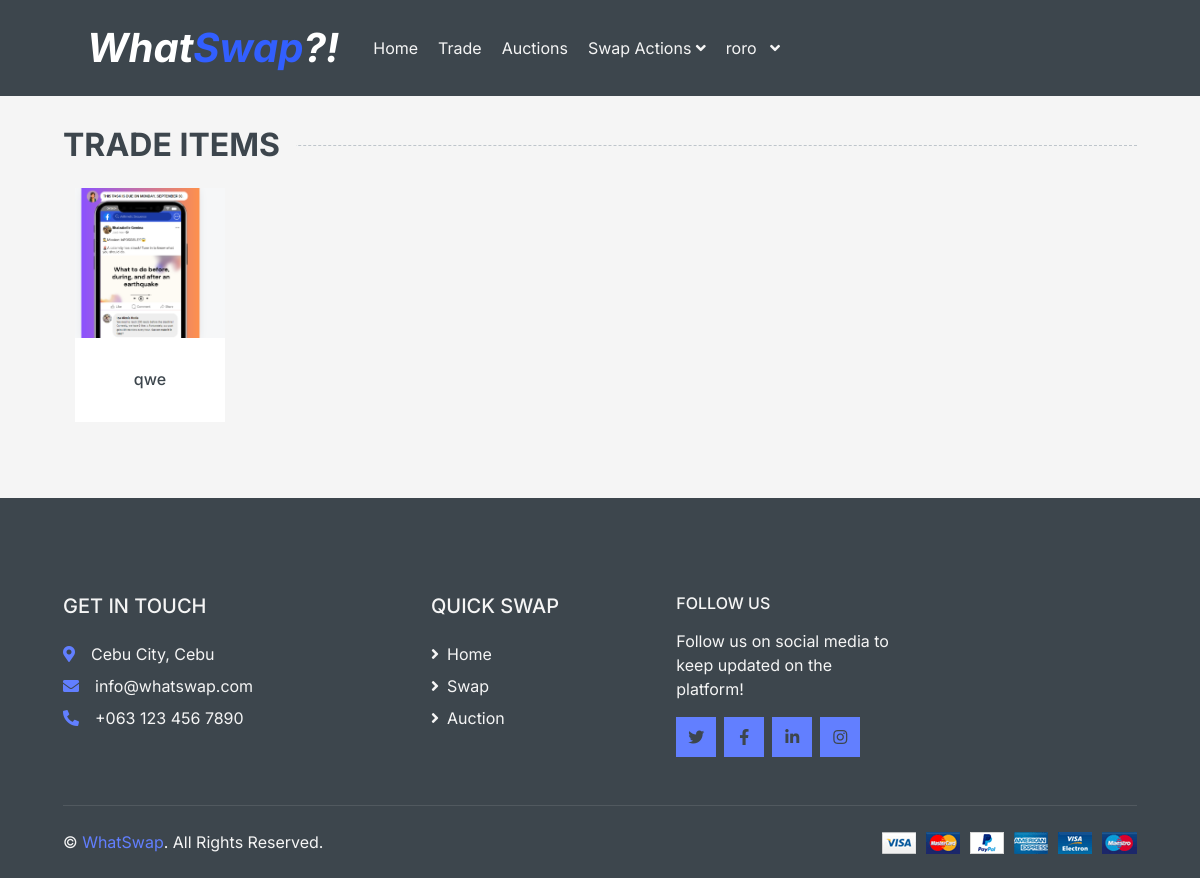
Page /trades/select_item/ (signed in) on the earlier database version.
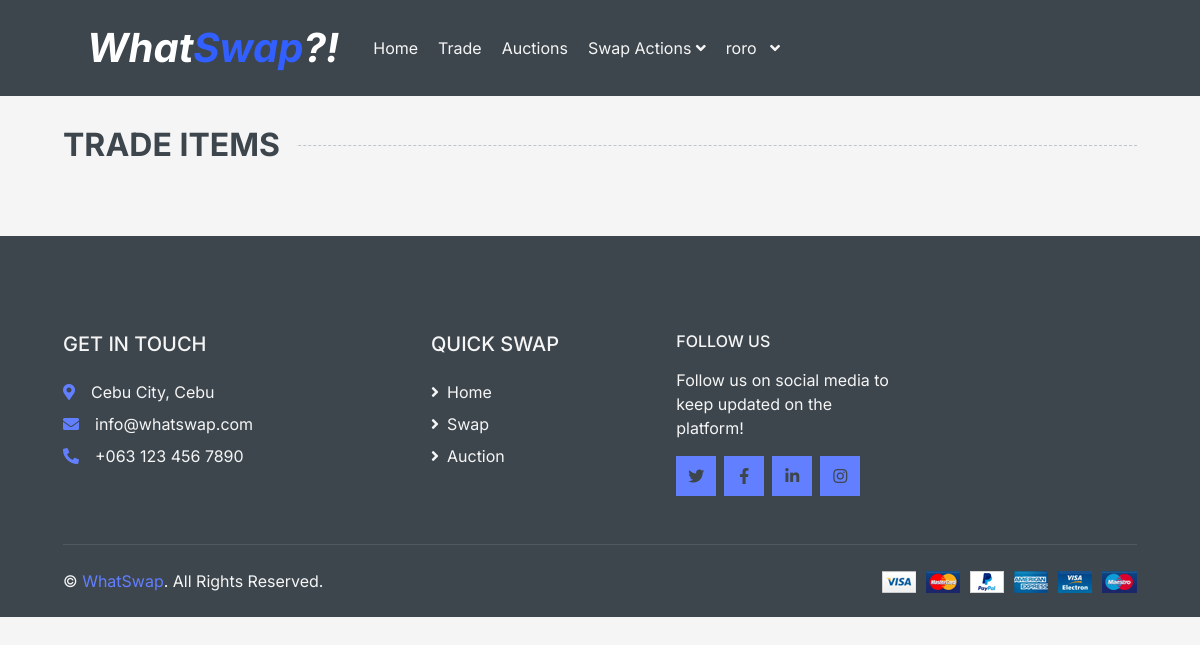
Same page on the later database version.
### main/models.py (models this page shows, shortened)
class Item(models.Model):
    owner = models.ForeignKey(User, on_delete=models.CASCADE,null=True, blank = True)
    item_name = models.CharField(max_length=100)
    item_desc = models.TextField(max_length=1000)
    image_url = models.ImageField(upload_to="images/items/", default="images/default_item.jpg")
    created_at = models.DateTimeField(auto_now_add=True)

### main/views.py (the view)
# urls.py: path('trades/select_item/', views.select_item, name ='select_item'),
def select_item(request):
    offers = Offer.objects.filter(author=request.user)
    ritems = Item.objects.filter(owner=request.user.id)
    ditems = []
    items = []
    for d in offers:
        ditems.append(d.offer_item)
    for i in ritems:
        if i not in ditems:
            items.append(i)
    for o in offers:
        if (o.offer_status != "STANDBY" and o.offer_status != "PENDING") and o.author == request.user.id and o.offer_item not in items:
            items.append(o.offer_item)
    return render(request,"trading/select_item.html",{'items':items})

### templates/trading/select_item.html (shortened to what this page needs)
<!DOCTYPE html>
<html lang="en">
<head>
    <link href="https://cdn.jsdelivr.net/npm/bootstrap@5.3.3/dist/css/bootstrap.min.css" rel="stylesheet">
    {% include "common/head.html"%}
</head>
<body>
    {% include "common/navbar.html"%}
    <div class="container-fluid">
        <h2 class="section-title position-relative text-uppercase mx-xl-5 mb-4"><span class="bg-secondary pr-3">TRADE ITEMS</span></h2>
        <div class="row px-xl-5">
            <div style="display: grid; grid-template-columns: repeat(5, 1fr); column-gap: 0;">
                {% for item in items %}
                    {% include "trading/item_preview.html" %}
                {% endfor %}
            </div>
        </div>
    </div>
{% include 'common/foot.html' %}
</body>
</html>

### templates/trading/item_preview.html (shortened to what this page needs)
<div class="col-lg-10 col-md-10 col-sm-2 pb-1" onclick="window.location.href = '/trades/trade_create/{{item.pk}}'">
    <div class="product-item bg-light mb-4">
        <div class="product-img position-relative overflow-hidden">
            <div style="width: 100%; height: 150px; overflow: hidden;">
                <img class="img-fluid w-100" style="width: 100%; height: 100%; object-fit: cover;" src="{{item.image_url.url}}" alt="https://www.svgrepo.com/show/451667/image-missing.svg">
            </div>
        </div>
        <div class="text-center py-4">
            <div class=" align-items-center justify-content-center mt-2">
                <h6 class="itemcard-desc">{{item.item_name | truncatechars:10}}</h6>
            </div>
        </div>
    </div>
</div>

Differences in the rows shown:
removed Item: image_url (picture), item_name "qwe"
